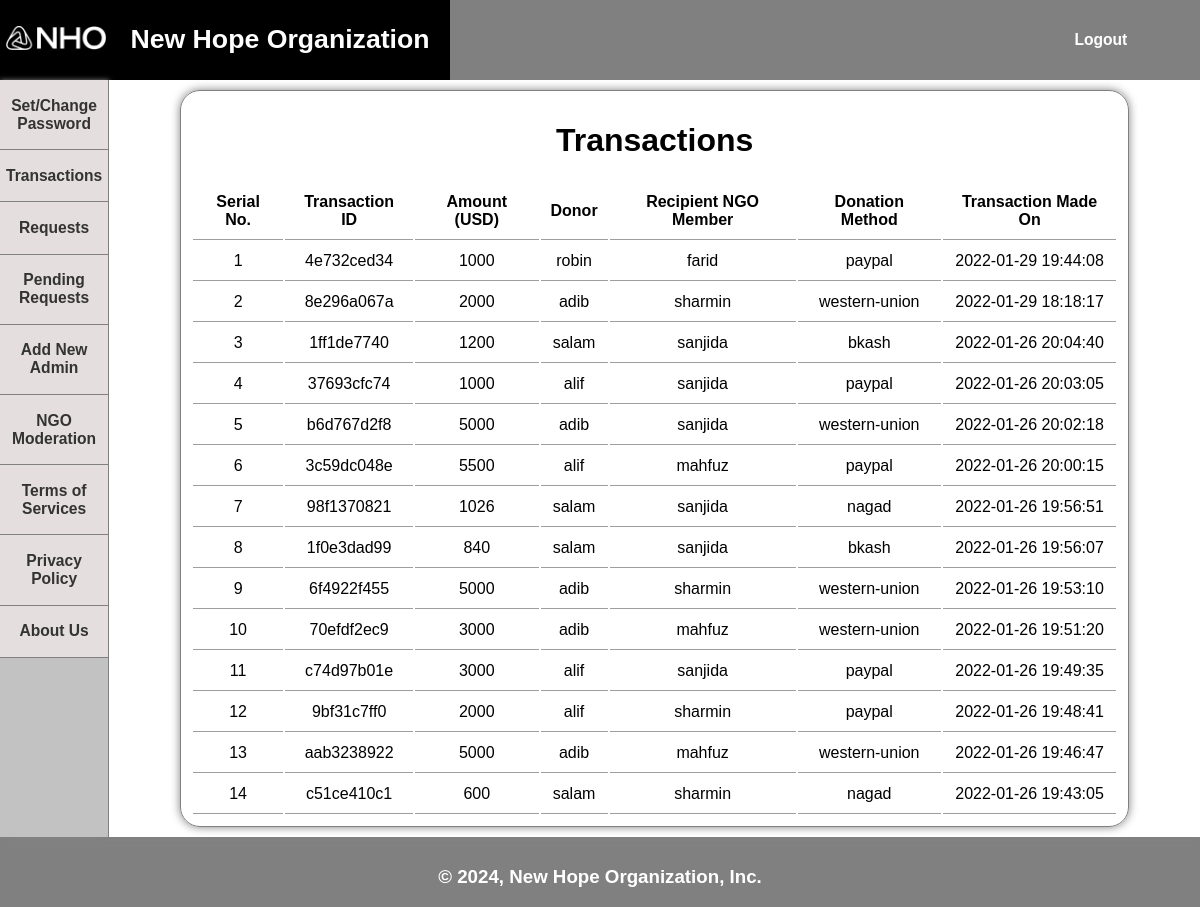
Screenshot of /transactions.php (signed in) with the database file from the repository.
### tables this page shows
CREATE TABLE `transactions` (
  `id` int(11) NOT NULL,
  `request` int(11) NOT NULL,
  `amount` float NOT NULL,
  `donor` varchar(20) NOT NULL,
  `ngo` varchar(20) NOT NULL,
  `method` varchar(50) NOT NULL,
  `time` datetime NOT NULL
);

### transactions.php (the view, shortened to what this page needs)
<?php
include_once 'config/connection.config.php';
?>
<!DOCTYPE html>
<html lang="en">
<head>
    <link rel="stylesheet" href="styles/style.css" />
</head>
<body>
    <div class="main">
        <div class="header">
            <a href="index.php">
                <button class="title">
                    <div class="logo-div">
                        <img class="logo" src="images/logo.png" alt="NHO" />
                    </div>
                    <div class="heading-div">
                        <h1 class="heading">New Hope Organization</h1>
                    </div>
                </button>
            </a>
        </div>
        <div class="log">
            <?php
        if (!isset($_SESSION['userId']) || $_SESSION['userId']==NULL) { ?>
            <a href="login.php">
                <button class="logbtn">
                    <h3>Login</h3>
                </button>
            </a>
            <a href="signup.php">
                <button class="logbtn">
                    <h3>Sign Up</h3>
                </button>
            </a>
            <?php } else { ?>
            <a href="include/logout.include.php">
                <button class="logbtn">
                    <h3>Logout</h3>
                </button>
            </a>
            <?php }
        ?>
        </div>
        <div class="navigation">
            <?php
            if (isset($_SESSION['userId']) && $_SESSION['userId']!=NULL) { ?>
            <a href="password.php"><button class="navbtn">
                    <h3>Set/Change Password</h3>
                </button></a>
            <a href="transactions.php"><button class="navbtn">
                    <h3>Transactions</h3>
                </button></a>
            <a href="requests.php"><button class="navbtn">
                    <h3>Requests</h3>
                </button></a>
            <?php }
            if (isset($_SESSION['userType']) && $_SESSION['userType']==1) { ?>
            <a href="admin/pending-requests.admin.php"><button class="navbtn">
                    <h3>Pending Requests</h3>
                </button></a>
            <a href="admin/add-admin.admin.php"><button class="navbtn">
                    <h3>Add New Admin</h3>
                </button></a>
            <a href="admin/ngo-moderation.admin.php"><button class="navbtn">
                    <h3>NGO Moderation</h3>
                </button></a>
            <?php } ?>
            <a href="tos.php"><button class="navbtn">
                    <h3>Terms of Services</h3>
                </button></a>
            <a href="privacy-policy.php"><button class="navbtn">
                    <h3>Privacy Policy</h3>
                </button></a>
            <a href="about-us.php"><button class="navbtn">
                    <h3>About Us</h3>
                </button></a>
        </div>
        <div class="content">
            <div class="card">
                <?php
                if (isset($_SESSION['userPass']) && $_SESSION['userPass']=='none' && $_SESSION['userType']==1) { ?>
                <h2 class="warning">You did not set any proper password yet. Your account is vulnerable!</h2>
                <a href="password.php"><button class="pagebtn">Set Password</button></a>
                <?php } elseif (isset($_SESSION['userApproval']) && $_SESSION['userType']==2 && $_SESSION['userApproval']==0) { ?>
                <h2 class="warning">Before you can access all of the features,<br>You have to submit your organization
                    documents first for our moderation.</h2>
                <a href="ngo/add-documents.ngo.php"><button class="pagebtn">Add Documents</button></a>
                <?php } elseif (isset($_SESSION['userApproval']) && $_SESSION['userType']==2 && $_SESSION['userApproval']==1) { ?>
                <h2 class="warning">Your organization documents are received.<br>Please wait until the moderation
                    completes.</h2>
                <?php } else { ?>
                <?php
                $select = mysqli_query($conn, "SELECT * FROM transactions ORDER BY time DESC");
                if (!mysqli_num_rows($select)) { ?>
                <h2>No transaction recorded yet</h2>
                <?php } else { ?>
                <h1>Transactions</h1>
                <table class="list">
                    <tr>
                        <th>Serial No.</th>
                        <th>Transaction ID</th>
                        <th>Amount (USD)</th>
                        <th>Donor</th>
                        <th>Recipient NGO Member</th>
                        <th>Donation Method</th>
                        <th>Transaction Made On</th>
                    </tr>
                    <?php
                    $i=1;
                        while ($result = mysqli_fetch_assoc($select)) { ?>
                    <?php
                    if ($_SESSION['userType']==1 || $_SESSION['userName']==$result['ngo'] || $_SESSION['userName']==$result['donor']) { ?>
                    <tr>
                        <td><?php echo $i; ?></td>
                        <td><?php echo substr(md5($result['id']), 0, 10); ?></td>
                        <td><?php echo $result['amount']; ?></td>
                        <td><?php echo $result['donor']; ?></td>
                        <td><?php echo $result['ngo']; ?></td>
                        <td><?php echo $result['method']; ?></td>
                        <td><?php echo $result['time']; ?></td>
                    </tr>
                    <?php
                $i++;
                }
                    ?>
                    <?php    } ?>
                </table>
                <?php }
                ?>
                <?php } ?>
            </div>
        </div>
        <div class="footer">
            <h3>&copy; <?php echo date('Y');?>, New Hope Organization, Inc.</h3>
        </div>
    </div>
</body>
</html>

### styles/style.css (style rules this page uses)
html, body { height: 100%; margin: 0; padding: 0; text-align: center; background-color: #808080; font-family: "proxima-soft", "Proxima Soft", "Proxima Nova Soft", Helvetica, Arial, sans-serif; scroll-behavior: smooth; }
.main { display: grid; height: 100%; grid-template-columns: repeat(12, 1fr); grid-template-rows: 80px auto 80px; }
.header { grid-column: 1 / -3; box-shadow: 1px 1px 5px #808080; background-color: #808080; align-self: center; text-align: left; height: 100%; }
.header a { text-decoration: none; }
.log { background-color: #808080; grid-column: span 2; align-self: center; }
.logo-div { height: 100%; width: 100%; padding: 6px; }
.logo { margin: 25px auto; width: 100%; }
.logbtn { background-color: #808080; text-decoration: none; border: 0; color: #ffffff; width: 45%; }
.navigation { box-shadow: 0px 0px 5px #808080; background-color: #c2c2c2; border-right: 1px solid #808080; grid-column: 1 / 2; }
.content { background-color: #ffffff; grid-column: 2 / -1; }
.footer { grid-column: 1 / -1; align-self: center; box-shadow: -1px -1px 5px #808080; color: #ffffff; }
button { cursor: pointer; }
.title { background-color: #808080; text-decoration: none; border: 0; border-bottom: 1px solid #808080; color: #ffffff; display: grid; grid-template-columns: 100px 350px; grid-template-rows: 1fr; align-content: center; height: 100%; padding: 0; transition: all 1s; }
.heading-div { width: 100%; align-self: center; padding: 5px; }
.heading { width: 100%; }
.navbtn { background-color: #e4dede; text-decoration: none; border: 0; color: #333333; width: 100%; border-bottom: 1px solid #808080; }
.card { padding: 10px; border: 1px solid #808080; width: 85%; margin: 10px auto; border-radius: 20px; box-shadow: 0 0 10px #808080; }
table { margin: auto; }
.list tr td, th { border-bottom: 1px solid #9e9e9e; padding: 10px; }
a { text-decoration: none; }

### rows the page displays
transactions: id "4e732ced34", amount "1000", donor "robin", ngo "farid", method "paypal", time "2022-01-29 19:44:08"
transactions: id "8e296a067a", amount "2000", donor "adib", ngo "sharmin", method "western-union", time "2022-01-29 18:18:17"
transactions: id "1ff1de7740", amount "1200", donor "salam", ngo "sanjida", method "bkash", time "2022-01-26 20:04:40"
transactions: id "37693cfc74", amount "1000", donor "alif", ngo "sanjida", method "paypal", time "2022-01-26 20:03:05"
transactions: id "b6d767d2f8", amount "5000", donor "adib", ngo "sanjida", method "western-union", time "2022-01-26 20:02:18"
transactions: id "3c59dc048e", amount "5500", donor "alif", ngo "mahfuz", method "paypal", time "2022-01-26 20:00:15"
transactions: id "98f1370821", amount "1026", donor "salam", ngo "sanjida", method "nagad", time "2022-01-26 19:56:51"
transactions: id "1f0e3dad99", amount "840", donor "salam", ngo "sanjida", method "bkash", time "2022-01-26 19:56:07"
transactions: id "6f4922f455", amount "5000", donor "adib", ngo "sharmin", method "western-union", time "2022-01-26 19:53:10"
transactions: id "70efdf2ec9", amount "3000", donor "adib", ngo "mahfuz", method "western-union", time "2022-01-26 19:51:20"
transactions: id "c74d97b01e", amount "3000", donor "alif", ngo "sanjida", method "paypal", time "2022-01-26 19:49:35"
transactions: id "9bf31c7ff0", amount "2000", donor "alif", ngo "sharmin", method "paypal", time "2022-01-26 19:48:41"
transactions: id "aab3238922", amount "5000", donor "adib", ngo "mahfuz", method "western-union", time "2022-01-26 19:46:47"
transactions: id "c51ce410c1", amount "600", donor "salam", ngo "sharmin", method "nagad", time "2022-01-26 19:43:05"
